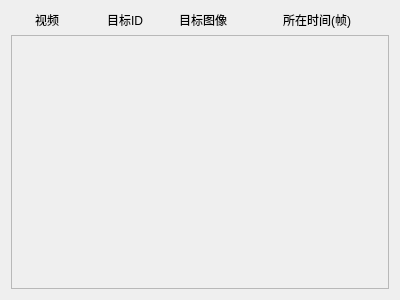
<?xml version="1.0" encoding="UTF-8"?>
<ui version="4.0">
 <class>Dialog</class>
 <widget class="QDialog" name="Dialog">
  <property name="geometry">
   <rect>
    <x>0</x>
    <y>0</y>
    <width>400</width>
    <height>300</height>
   </rect>
  </property>
  <property name="windowTitle">
   <string>识别结果</string>
  </property>
  <layout class="QGridLayout" name="gridLayout">
   <item row="0" column="3" colspan="2">
    <widget class="QLabel" name="label_3">
     <property name="sizePolicy">
      <sizepolicy hsizetype="Preferred" vsizetype="Fixed">
       <horstretch>0</horstretch>
       <verstretch>0</verstretch>
      </sizepolicy>
     </property>
     <property name="text">
      <string>所在时间(帧)</string>
     </property>
     <property name="alignment">
      <set>Qt::AlignCenter</set>
     </property>
    </widget>
   </item>
   <item row="1" column="0" colspan="5">
    <widget class="QScrollArea" name="scrollArea">
     <property name="widgetResizable">
      <bool>true</bool>
     </property>
     <widget class="QWidget" name="scrollAreaWidgetContents">
      <property name="geometry">
       <rect>
        <x>0</x>
        <y>0</y>
        <width>380</width>
        <height>262</height>
       </rect>
      </property>
      <layout class="QVBoxLayout" name="verticalLayout"/>
     </widget>
    </widget>
   </item>
   <item row="0" column="0">
    <widget class="QLabel" name="label">
     <property name="sizePolicy">
      <sizepolicy hsizetype="Preferred" vsizetype="Fixed">
       <horstretch>0</horstretch>
       <verstretch>0</verstretch>
      </sizepolicy>
     </property>
     <property name="text">
      <string>视频</string>
     </property>
     <property name="alignment">
      <set>Qt::AlignCenter</set>
     </property>
    </widget>
   </item>
   <item row="0" column="1">
    <widget class="QLabel" name="label_2">
     <property name="sizePolicy">
      <sizepolicy hsizetype="Preferred" vsizetype="Fixed">
       <horstretch>0</horstretch>
       <verstretch>0</verstretch>
      </sizepolicy>
     </property>
     <property name="text">
      <string>目标ID</string>
     </property>
     <property name="alignment">
      <set>Qt::AlignCenter</set>
     </property>
    </widget>
   </item>
   <item row="0" column="2">
    <widget class="QLabel" name="label_4">
     <property name="text">
      <string>目标图像</string>
     </property>
     <property name="alignment">
      <set>Qt::AlignCenter</set>
     </property>
    </widget>
   </item>
  </layout>
 </widget>
 <resources/>
 <connections/>
</ui>
